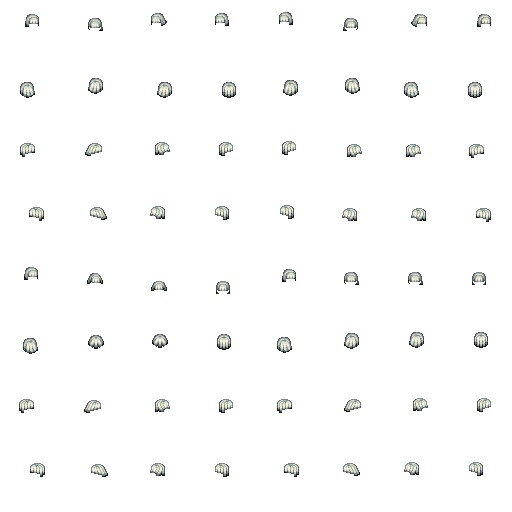
#> input picture app/src/main/assets/sprites/ManaSeedCharacter/char_a_pONE3/4har/char_a_pONE3_4har_bob1_v01.png, 512 x 512 px, given in place of char_a_p1_4har_bob1_v01.png, which was not available
$ python import_long_hair.py
#> lines starting #> are read from the running program, lines starting #| are printed output that depends on the picture; pictures that were not available may be replaced by others from this repository, and a replacement may not be noted
"""Half-up long ponytail: per-pose native head anchors, continuous locks, 14 palettes.

The bob reference supplies head coverage/pose only, never rendered hair pixels.
All shading, bangs, side locks and animated tapered ends are drawn anew.
"""
from pathlib import Path
from PIL import Image
from collections import Counter
ROOT=Path(__file__).resolve().parents[1]
A=ROOT/'app/src/main/assets/sprites/ManaSeedCharacter'

def palette(variant):
 im=Image.open(A/f'char_a_p1/4har/char_a_p1_4har_bob1_v{variant:02d}.png').convert('RGBA')
 colors=Counter(p[:3] for p in im.get_flattened_data() if p[3])
 return sorted([rgb for rgb,_ in colors.most_common(6)],key=lambda p:sum(a*b for a,b in zip(p,(.2126,.7152,.0722))))

def pose(cap,facing,phase):
 """Loose half-up ponytail, side-swept fringe and fitted crown in every pose."""
 front=Image.new('L',(64,64),255);back=Image.new('L',(64,64),255)
 x0,y0,x1,y1=cap.getbbox();cx=(x0+x1-1)//2;width=x1-x0
 def put(im,x,y,v):
  if 0<=x<64 and 0<=y<64:im.putpixel((x,y),v)
 # Original-scale clustered highlights follow the round head volume.
 ref=[(24,24,24),(82,82,95),(124,137,137),(167,181,167),(220,220,203),(248,240,224)]
 for y in range(y0,y1):
  for x in range(x0,x1):
   pixel=cap.getpixel((x,y))
   if not pixel[3]:continue
   shade=min(range(6),key=lambda i:sum((a-b)**2 for a,b in zip(pixel[:3],ref[i])))
   if y>=y1-3 and shade==0:shade=2
   put(front,x,y,shade)
 # The bound tail curves behind the shoulder, away from the forearm.
 tx=cx if facing in (0,1) else x0+1 if facing==2 else x1-2
 rear=-1 if facing==2 else 1
 for v in range(11,27):
  bend=(0 if v<15 else 1 if v<20 else 2 if v<24 else 1 if v<26 else 0)
  center=tx+(rear*bend if facing in (2,3) else (1 if v>=18 else 0))+(phase if v>=20 else 0)
  half=(3 if v<18 else 2 if v<23 else 1 if v<26 else 0) if facing in (0,1) else (2 if v<20 else 1 if v<25 else 0)
  for dx in range(-half,half+1):
   shade=1 if abs(dx)==half else 4 if dx==-1 and v<20 else 3 if dx<=0 else 2
   put(back,center+dx,y0+v,shade)
   # Only the nape seam belongs in front of the body. The long tail never
   # paints a rectangular strip across the visible forearm.
   if facing in (2,3) and v<=14 and dx*rear>=0:put(front,center+dx,y0+v,shade)
 if facing==1:
  for dx in range(-3,4):put(front,cx+dx,y0+12,1)
  put(front,cx,y0+11,4);put(front,cx+1,y0+12,3)
 elif facing in (2,3):
  put(front,tx+rear,y0+12,1);put(front,tx+rear,y0+13,1);put(front,tx,y0+12,3)
 if facing==0:
  for side in (-1,1):
   for v in range(10,15+(side==1)):
    x=cx+side*(6 if v<13 else 5)
    put(front,x,y0+v,2)
    if v<14:put(front,x-side,y0+v,3)
 return front,back

for page in ['p1','pONE2','pONE3']:
 native=Image.open(A/f'char_a_{page}/4har/char_a_{page}_4har_bob1_v01.png').convert('RGBA')
#> native is the input picture: PIL image 512x512 RGBA; mean R, G, B, A 6.6, 6.6, 6.5, 9.8
 layers=[Image.new('L',(512,512),255),Image.new('L',(512,512),255)]
 for row in range(8):
  for col in range(8):
   cap=native.crop((col*64,row*64,col*64+64,row*64+64))
   if cap.getbbox() is None:cap=native.crop((0,row%4*64,64,row%4*64+64))
   phase=([0,1,1,0,-1,-1,0,0][col] if (page!='p1' or row>=4) else 0)
   for dst,src in zip(layers,pose(cap,row%4,phase)):dst.paste(src,(col*64,row*64))
#> this loop made 8 passes
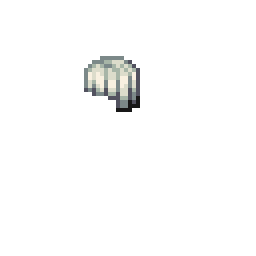
#> cap: PIL image 64x64 RGBA (shown 4 times larger); mean R, G, B, A 6.4, 6.5, 6.4, 9.2; transparent parts drawn white
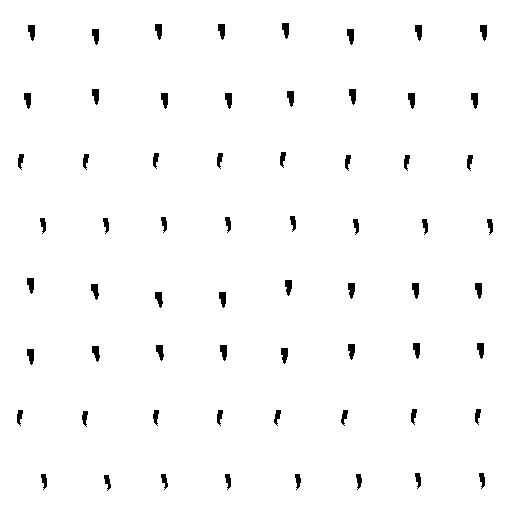
#> dst: PIL image 512x512 L; min 1, max 255, mean 250.5
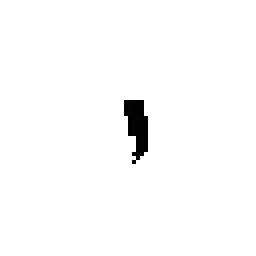
#> src: PIL image 64x64 L (shown 4 times larger); min 1, max 255, mean 251.2
 for variant in range(14):
  ramp=palette(variant)
#> (the run stopped early here; a loop or call above may not have finished)
